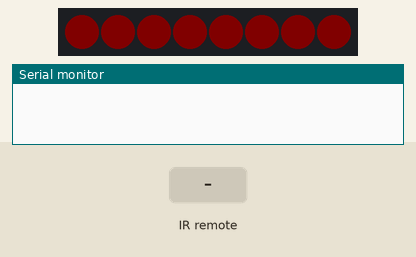
Bench run of a sketch on a simulated Arduino Uno, built with avr-gcc and run on an emulated ATmega328P. Parts: 8 RGB LEDs in strip order, left to right, the last lines printed to the serial monitor. Inputs (shaded band) come from the test bench. Dim RGB values are drawn brighter than linear.

Above: at 1.2 s.
1.3 s: infrared code 0x488F3CBB received
At 2.2 s:
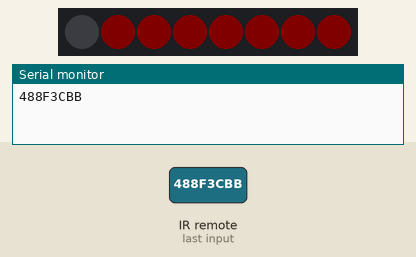
At 6.4 s:
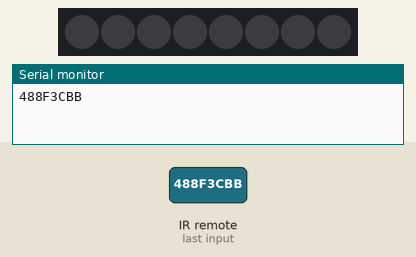
Timing chart, 0 to 7.9 s (numbered marks = the images above; inputs shaded):
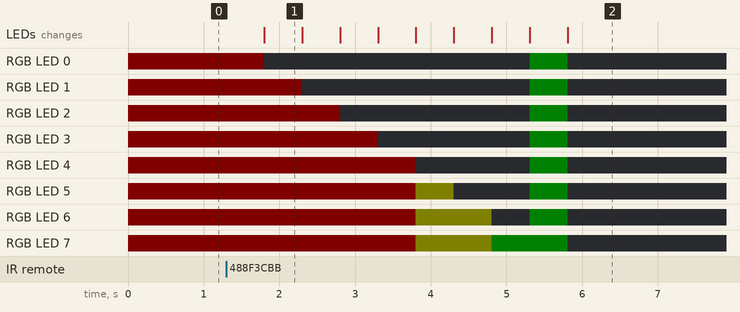

Measured:
- after the input at 1.3 s, RGB LED 0: RGB(5, 0, 0) → off after 0.50 s, → RGB(0, 5, 0) 3.5 s later, → off 0.50 s later; RGB LED 1: RGB(5, 0, 0) → off after 1.0 s, → RGB(0, 5, 0) 3.0 s later, → off 0.50 s later
- what the display in image 1 shows lasts 0.5 s, from 1.8 s to 2.3 s

The sketch:

TVTAG.ino
```cpp
#include <IRremote.h>
#include <Adafruit_NeoPixel.h>

//IR.............................................INICIALIZATION

const int RECV_PIN = 7;
IRrecv irrecv(RECV_PIN);
decode_results results;

//Neopixel.............................................INICIALIZATION
#ifdef __AVR__
#include <avr/power.h>
#endif
#define PIN        6
#define NUMPIXELS  8
Adafruit_NeoPixel pixels(NUMPIXELS, PIN, NEO_GRB + NEO_KHZ800);

//Variables.............................................INICIALIZATION
int Life = 8;

void setup() {
  Serial.begin(9600);
  irrecv.enableIRIn();
  irrecv.blink13(true);

  pixels.begin();
  pixels.clear();

  pixels.setPixelColor(0, pixels.Color(0, 0, 0));
  pixels.setPixelColor(1, pixels.Color(0, 0, 0));
  pixels.setPixelColor(2, pixels.Color(0, 0, 0));
  pixels.setPixelColor(3, pixels.Color(0, 0, 0));
  pixels.setPixelColor(4, pixels.Color(0, 0, 0));
  pixels.setPixelColor(5, pixels.Color(0, 0, 0));
  pixels.setPixelColor(6, pixels.Color(0, 0, 0));
  pixels.setPixelColor(7, pixels.Color(0, 0, 0));
  pixels.show();

}

void loop() {
  if (irrecv.decode(&results)) {
    Serial.println(results.value, HEX);
    irrecv.resume();
  }


  //Inputs................................................OPERATING

  if (results.value == 0x488F3CBB){
    Life = Life -1;
    delay(500);
  }

  //NeoPixel................................................OPERATIVO


  if (Life == 8) {
    pixels.setPixelColor(0, pixels.Color(5, 0, 0));
    pixels.setPixelColor(1, pixels.Color(5, 0, 0));
    pixels.setPixelColor(2, pixels.Color(5, 0, 0));
    pixels.setPixelColor(3, pixels.Color(5, 0, 0));
    pixels.setPixelColor(4, pixels.Color(5, 0, 0));
    pixels.setPixelColor(5, pixels.Color(5, 0, 0));
    pixels.setPixelColor(6, pixels.Color(5, 0, 0));
    pixels.setPixelColor(7, pixels.Color(5, 0, 0));
    pixels.show();
  }

  if (Life == 7) {
    pixels.setPixelColor(0, pixels.Color(0, 0, 0));
    pixels.setPixelColor(1, pixels.Color(5, 0, 0));
    pixels.setPixelColor(2, pixels.Color(5, 0, 0));
    pixels.setPixelColor(3, pixels.Color(5, 0, 0));
    pixels.setPixelColor(4, pixels.Color(5, 0, 0));
    pixels.setPixelColor(5, pixels.Color(5, 0, 0));
    pixels.setPixelColor(6, pixels.Color(5, 0, 0));
    pixels.setPixelColor(7, pixels.Color(5, 0, 0));
    pixels.show();
  }

  if (Life == 6) {
    pixels.setPixelColor(0, pixels.Color(0, 0, 0));
    pixels.setPixelColor(1, pixels.Color(0, 0, 0));
    pixels.setPixelColor(2, pixels.Color(5, 0, 0));
    pixels.setPixelColor(3, pixels.Color(5, 0, 0));
    pixels.setPixelColor(4, pixels.Color(5, 0, 0));
    pixels.setPixelColor(5, pixels.Color(5, 0, 0));
    pixels.setPixelColor(6, pixels.Color(5, 0, 0));
    pixels.setPixelColor(7, pixels.Color(5, 0, 0));
    pixels.show();
  }

  if (Life == 5) {
    pixels.setPixelColor(0, pixels.Color(0, 0, 0));
    pixels.setPixelColor(1, pixels.Color(0, 0, 0));
    pixels.setPixelColor(2, pixels.Color(0, 0, 0));
    pixels.setPixelColor(3, pixels.Color(5, 0, 0));
    pixels.setPixelColor(4, pixels.Color(5, 0, 0));
    pixels.setPixelColor(5, pixels.Color(5, 0, 0));
    pixels.setPixelColor(6, pixels.Color(5, 0, 0));
    pixels.setPixelColor(7, pixels.Color(5, 0, 0));
    pixels.show();
  }

  if (Life == 4) {
    pixels.setPixelColor(0, pixels.Color(0, 0, 0));
    pixels.setPixelColor(1, pixels.Color(0, 0, 0));
    pixels.setPixelColor(2, pixels.Color(0, 0, 0));
    pixels.setPixelColor(3, pixels.Color(0, 0, 0));
    pixels.setPixelColor(4, pixels.Color(5, 0, 0));
    pixels.setPixelColor(5, pixels.Color(5, 0, 0));
    pixels.setPixelColor(6, pixels.Color(5, 0, 0));
    pixels.setPixelColor(7, pixels.Color(5, 0, 0));
    pixels.show();
  }

  if (Life == 3) {
    pixels.setPixelColor(0, pixels.Color(0, 0, 0));
    pixels.setPixelColor(1, pixels.Color(0, 0, 0));
    pixels.setPixelColor(2, pixels.Color(0, 0, 0));
    pixels.setPixelColor(3, pixels.Color(0, 0, 0));
    pixels.setPixelColor(4, pixels.Color(0, 0, 0));
    pixels.setPixelColor(5, pixels.Color(5, 5, 0));
    pixels.setPixelColor(6, pixels.Color(5, 5, 0));
    pixels.setPixelColor(7, pixels.Color(5, 5, 0));
    pixels.show();
  }

  if (Life == 2) {
    pixels.setPixelColor(0, pixels.Color(0, 0, 0));
    pixels.setPixelColor(1, pixels.Color(0, 0, 0));
    pixels.setPixelColor(2, pixels.Color(0, 0, 0));
    pixels.setPixelColor(3, pixels.Color(0, 0, 0));
    pixels.setPixelColor(4, pixels.Color(0, 0, 0));
    pixels.setPixelColor(5, pixels.Color(0, 0, 0));
    pixels.setPixelColor(6, pixels.Color(5, 5, 0));
    pixels.setPixelColor(7, pixels.Color(5, 5, 0));
    pixels.show();
  }

  if (Life == 1) {
    pixels.setPixelColor(0, pixels.Color(0, 0, 0));
    pixels.setPixelColor(1, pixels.Color(0, 0, 0));
    pixels.setPixelColor(2, pixels.Color(0, 0, 0));
    pixels.setPixelColor(3, pixels.Color(0, 0, 0));
    pixels.setPixelColor(4, pixels.Color(0, 0, 0));
    pixels.setPixelColor(5, pixels.Color(0, 0, 0));
    pixels.setPixelColor(6, pixels.Color(0, 0, 0));
    pixels.setPixelColor(7, pixels.Color(0, 5, 0));
    pixels.show();
  }

  if (Life == 0) {
    pixels.setPixelColor(0, pixels.Color(0, 5, 0));
    pixels.setPixelColor(1, pixels.Color(0, 5, 0));
    pixels.setPixelColor(2, pixels.Color(0, 5, 0));
    pixels.setPixelColor(3, pixels.Color(0, 5, 0));
    pixels.setPixelColor(4, pixels.Color(0, 5, 0));
    pixels.setPixelColor(5, pixels.Color(0, 5, 0));
    pixels.setPixelColor(6, pixels.Color(0, 5, 0));
    pixels.setPixelColor(7, pixels.Color(0, 5, 0));
    pixels.show();
    delay(500);
    pixels.setPixelColor(0, pixels.Color(0, 0, 0));
    pixels.setPixelColor(1, pixels.Color(0, 0, 0));
    pixels.setPixelColor(2, pixels.Color(0, 0, 0));
    pixels.setPixelColor(3, pixels.Color(0, 0, 0));
    pixels.setPixelColor(4, pixels.Color(0, 0, 0));
    pixels.setPixelColor(5, pixels.Color(0, 0, 0));
    pixels.setPixelColor(6, pixels.Color(0, 0, 0));
    pixels.setPixelColor(7, pixels.Color(0, 0, 0));
    pixels.show();
    delay(500);
  }
}
```
